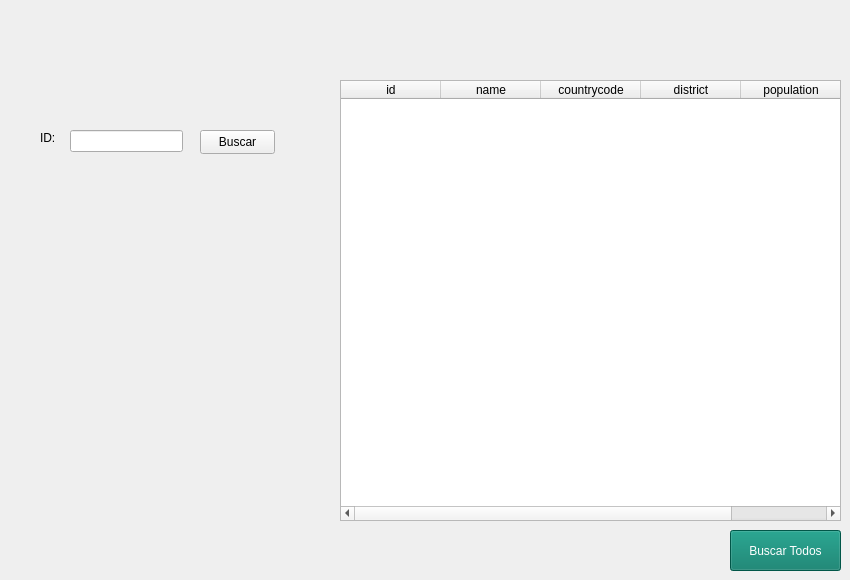
    <widget class="QWidget" name="tabCiudad">
     <attribute name="title">
      <string>Consultar Ciudad</string>
     </attribute>
     <widget class="QTableWidget" name="tableCiudad">
      <property name="geometry">
       <rect>
        <x>340</x>
        <y>80</y>
        <width>501</width>
        <height>441</height>
       </rect>
      </property>
      <column>
       <property name="text">
        <string>id</string>
       </property>
      </column>
      <column>
       <property name="text">
        <string>name</string>
       </property>
      </column>
      <column>
       <property name="text">
        <string>countrycode</string>
       </property>
      </column>
      <column>
       <property name="text">
        <string>district</string>
       </property>
      </column>
      <column>
       <property name="text">
        <string>population</string>
       </property>
      </column>
     </widget>
     <widget class="QLabel" name="label_3">
      <property name="geometry">
       <rect>
        <x>40</x>
        <y>130</y>
        <width>49</width>
        <height>16</height>
       </rect>
      </property>
      <property name="text">
       <string>ID:</string>
      </property>
     </widget>
     <widget class="QLineEdit" name="idCiudad">
      <property name="geometry">
       <rect>
        <x>70</x>
        <y>130</y>
        <width>113</width>
        <height>22</height>
       </rect>
      </property>
     </widget>
     <widget class="QPushButton" name="bt_buscarciudad">
      <property name="geometry">
       <rect>
        <x>200</x>
        <y>130</y>
        <width>75</width>
        <height>24</height>
       </rect>
      </property>
      <property name="text">
       <string>Buscar</string>
      </property>
     </widget>
     <widget class="QPushButton" name="bt_buscarTodosc">
      <property name="geometry">
       <rect>
        <x>730</x>
        <y>530</y>
        <width>111</width>
        <height>41</height>
       </rect>
      </property>
      <property name="styleSheet">
       <string notr="true">background-color: rgb(1, 120, 101);
color: rgb(255, 255, 255);</string>
      </property>
      <property name="text">
       <string>Buscar Todos</string>
      </property>
     </widget>
    </widget>
